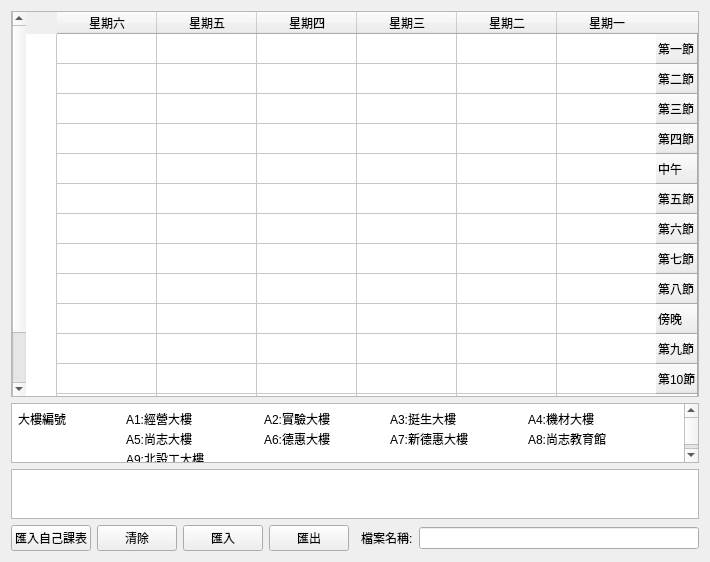
<?xml version="1.0" encoding="UTF-8"?>
<ui version="4.0">
 <class>Form</class>
 <widget class="QWidget" name="Form">
  <property name="geometry">
   <rect>
    <x>0</x>
    <y>0</y>
    <width>710</width>
    <height>562</height>
   </rect>
  </property>
  <property name="sizePolicy">
   <sizepolicy hsizetype="Preferred" vsizetype="Preferred">
    <horstretch>0</horstretch>
    <verstretch>0</verstretch>
   </sizepolicy>
  </property>
  <property name="minimumSize">
   <size>
    <width>400</width>
    <height>400</height>
   </size>
  </property>
  <property name="windowTitle">
   <string>本人課表</string>
  </property>
  <layout class="QGridLayout" name="gridLayout">
   <item row="0" column="0" colspan="9">
    <widget class="QTableWidget" name="classTable">
     <property name="minimumSize">
      <size>
       <width>0</width>
       <height>0</height>
      </size>
     </property>
     <property name="layoutDirection">
      <enum>Qt::RightToLeft</enum>
     </property>
     <property name="verticalScrollBarPolicy">
      <enum>Qt::ScrollBarAsNeeded</enum>
     </property>
     <property name="horizontalScrollBarPolicy">
      <enum>Qt::ScrollBarAsNeeded</enum>
     </property>
     <property name="sizeAdjustPolicy">
      <enum>QAbstractScrollArea::AdjustToContents</enum>
     </property>
     <property name="editTriggers">
      <set>QAbstractItemView::NoEditTriggers</set>
     </property>
     <property name="selectionMode">
      <enum>QAbstractItemView::NoSelection</enum>
     </property>
     <property name="verticalScrollMode">
      <enum>QAbstractItemView::ScrollPerPixel</enum>
     </property>
     <property name="horizontalScrollMode">
      <enum>QAbstractItemView::ScrollPerPixel</enum>
     </property>
     <attribute name="horizontalHeaderCascadingSectionResizes">
      <bool>false</bool>
     </attribute>
     <attribute name="horizontalHeaderStretchLastSection">
      <bool>false</bool>
     </attribute>
     <row>
      <property name="text">
       <string>第一節</string>
      </property>
     </row>
     <row>
      <property name="text">
       <string>第二節</string>
      </property>
     </row>
     <row>
      <property name="text">
       <string>第三節</string>
      </property>
     </row>
     <row>
      <property name="text">
       <string>第四節</string>
      </property>
     </row>
     <row>
      <property name="text">
       <string>中午</string>
      </property>
     </row>
     <row>
      <property name="text">
       <string>第五節</string>
      </property>
     </row>
     <row>
      <property name="text">
       <string>第六節</string>
      </property>
     </row>
     <row>
      <property name="text">
       <string>第七節</string>
      </property>
     </row>
     <row>
      <property name="text">
       <string>第八節</string>
      </property>
     </row>
     <row>
      <property name="text">
       <string>傍晚</string>
      </property>
     </row>
     <row>
      <property name="text">
       <string>第九節</string>
      </property>
     </row>
     <row>
      <property name="text">
       <string>第10節</string>
      </property>
     </row>
     <row>
      <property name="text">
       <string>第11節</string>
      </property>
     </row>
     <row>
      <property name="text">
       <string>第12節</string>
      </property>
     </row>
     <column>
      <property name="text">
       <string>星期一</string>
      </property>
     </column>
     <column>
      <property name="text">
       <string>星期二</string>
      </property>
     </column>
     <column>
      <property name="text">
       <string>星期三</string>
      </property>
     </column>
     <column>
      <property name="text">
       <string>星期四</string>
      </property>
     </column>
     <column>
      <property name="text">
       <string>星期五</string>
      </property>
     </column>
     <column>
      <property name="text">
       <string>星期六</string>
      </property>
     </column>
     <item row="1" column="0">
      <property name="text">
       <string/>
      </property>
     </item>
     <item row="3" column="1">
      <property name="text">
       <string/>
      </property>
     </item>
     <item row="3" column="2">
      <property name="text">
       <string/>
      </property>
     </item>
     <item row="4" column="0">
      <property name="text">
       <string/>
      </property>
     </item>
     <item row="5" column="2">
      <property name="text">
       <string/>
      </property>
     </item>
    </widget>
   </item>
   <item row="1" column="0" colspan="9">
    <widget class="QTextBrowser" name="depBrowser">
     <property name="maximumSize">
      <size>
       <width>16777215</width>
       <height>60</height>
      </size>
     </property>
     <property name="html">
      <string>&lt;!DOCTYPE HTML PUBLIC &quot;-//W3C//DTD HTML 4.0//EN&quot; &quot;http://www.w3.org/TR/REC-html40/strict.dtd&quot;&gt;
&lt;html&gt;&lt;head&gt;&lt;meta name=&quot;qrichtext&quot; content=&quot;1&quot; /&gt;&lt;style type=&quot;text/css&quot;&gt;
p, li { white-space: pre-wrap; }
&lt;/style&gt;&lt;/head&gt;&lt;body style=&quot; font-family:'PMingLiU'; font-size:9pt; font-weight:400; font-style:normal;&quot;&gt;
&lt;table border=&quot;0&quot; style=&quot; margin-top:0px; margin-bottom:0px; margin-left:0px; margin-right:0px;&quot; width=&quot;98%&quot; cellspacing=&quot;2&quot; cellpadding=&quot;0&quot;&gt;
&lt;tr&gt;
&lt;td&gt;
&lt;p style=&quot; margin-top:0px; margin-bottom:0px; margin-left:0px; margin-right:0px; -qt-block-indent:0; text-indent:0px;&quot;&gt;&lt;span style=&quot; font-family:'新細明體','arial';&quot;&gt;大樓編號&lt;/span&gt;&lt;/p&gt;&lt;/td&gt;
&lt;td&gt;
&lt;p style=&quot; margin-top:0px; margin-bottom:0px; margin-left:0px; margin-right:0px; -qt-block-indent:0; text-indent:0px;&quot;&gt;&lt;span style=&quot; font-family:'新細明體','arial';&quot;&gt;A1:經營大樓&lt;/span&gt;&lt;/p&gt;&lt;/td&gt;
&lt;td&gt;
&lt;p style=&quot; margin-top:0px; margin-bottom:0px; margin-left:0px; margin-right:0px; -qt-block-indent:0; text-indent:0px;&quot;&gt;&lt;span style=&quot; font-family:'新細明體','arial';&quot;&gt;A2:實驗大樓&lt;/span&gt;&lt;/p&gt;&lt;/td&gt;
&lt;td&gt;
&lt;p style=&quot; margin-top:0px; margin-bottom:0px; margin-left:0px; margin-right:0px; -qt-block-indent:0; text-indent:0px;&quot;&gt;&lt;span style=&quot; font-family:'新細明體','arial';&quot;&gt;A3:挺生大樓&lt;/span&gt;&lt;/p&gt;&lt;/td&gt;
&lt;td&gt;
&lt;p style=&quot; margin-top:0px; margin-bottom:0px; margin-left:0px; margin-right:0px; -qt-block-indent:0; text-indent:0px;&quot;&gt;&lt;span style=&quot; font-family:'新細明體','arial';&quot;&gt;A4:機材大樓&lt;/span&gt;&lt;/p&gt;&lt;/td&gt;&lt;/tr&gt;
&lt;tr&gt;
&lt;td&gt;
&lt;p style=&quot; margin-top:0px; margin-bottom:0px; margin-left:0px; margin-right:0px; -qt-block-indent:0; text-indent:0px;&quot;&gt;&lt;span style=&quot; font-family:'新細明體','arial';&quot;&gt; &lt;/span&gt;&lt;/p&gt;&lt;/td&gt;
&lt;td&gt;
&lt;p style=&quot; margin-top:0px; margin-bottom:0px; margin-left:0px; margin-right:0px; -qt-block-indent:0; text-indent:0px;&quot;&gt;&lt;span style=&quot; font-family:'新細明體','arial';&quot;&gt;A5:尚志大樓&lt;/span&gt;&lt;/p&gt;&lt;/td&gt;
&lt;td&gt;
&lt;p style=&quot; margin-top:0px; margin-bottom:0px; margin-left:0px; margin-right:0px; -qt-block-indent:0; text-indent:0px;&quot;&gt;&lt;span style=&quot; font-family:'新細明體','arial';&quot;&gt;A6:德惠大樓&lt;/span&gt;&lt;/p&gt;&lt;/td&gt;
&lt;td&gt;
&lt;p style=&quot; margin-top:0px; margin-bottom:0px; margin-left:0px; margin-right:0px; -qt-block-indent:0; text-indent:0px;&quot;&gt;&lt;span style=&quot; font-family:'新細明體','arial';&quot;&gt;A7:新德惠大樓&lt;/span&gt;&lt;/p&gt;&lt;/td&gt;
&lt;td&gt;
&lt;p style=&quot; margin-top:0px; margin-bottom:0px; margin-left:0px; margin-right:0px; -qt-block-indent:0; text-indent:0px;&quot;&gt;&lt;span style=&quot; font-family:'新細明體','arial';&quot;&gt;A8:尚志教育館&lt;/span&gt;&lt;/p&gt;&lt;/td&gt;&lt;/tr&gt;
&lt;tr&gt;
&lt;td&gt;
&lt;p style=&quot; margin-top:0px; margin-bottom:0px; margin-left:0px; margin-right:0px; -qt-block-indent:0; text-indent:0px;&quot;&gt;&lt;span style=&quot; font-family:'新細明體','arial';&quot;&gt; &lt;/span&gt;&lt;/p&gt;&lt;/td&gt;
&lt;td&gt;
&lt;p style=&quot; margin-top:0px; margin-bottom:0px; margin-left:0px; margin-right:0px; -qt-block-indent:0; text-indent:0px;&quot;&gt;&lt;span style=&quot; font-family:'新細明體','arial';&quot;&gt;A9:北設工大樓&lt;/span&gt;&lt;/p&gt;&lt;/td&gt;
&lt;td&gt;&lt;/td&gt;
&lt;td&gt;&lt;/td&gt;
&lt;td&gt;&lt;/td&gt;&lt;/tr&gt;&lt;/table&gt;&lt;/body&gt;&lt;/html&gt;</string>
     </property>
    </widget>
   </item>
   <item row="4" column="7">
    <widget class="QLabel" name="label">
     <property name="text">
      <string>檔案名稱:</string>
     </property>
    </widget>
   </item>
   <item row="4" column="8">
    <widget class="QLineEdit" name="fileNameInput"/>
   </item>
   <item row="4" column="0">
    <widget class="QPushButton" name="loadSelfTableButton">
     <property name="text">
      <string>匯入自己課表</string>
     </property>
    </widget>
   </item>
   <item row="3" column="0" colspan="9">
    <widget class="QTextBrowser" name="errorBrowser">
     <property name="maximumSize">
      <size>
       <width>16777215</width>
       <height>50</height>
      </size>
     </property>
    </widget>
   </item>
   <item row="4" column="5">
    <widget class="QPushButton" name="saveButton">
     <property name="text">
      <string>匯出</string>
     </property>
    </widget>
   </item>
   <item row="4" column="3" colspan="2">
    <widget class="QPushButton" name="loadButton">
     <property name="text">
      <string>匯入</string>
     </property>
    </widget>
   </item>
   <item row="4" column="1" colspan="2">
    <widget class="QPushButton" name="clearButton">
     <property name="text">
      <string>清除</string>
     </property>
    </widget>
   </item>
  </layout>
 </widget>
 <resources/>
 <connections/>
</ui>
